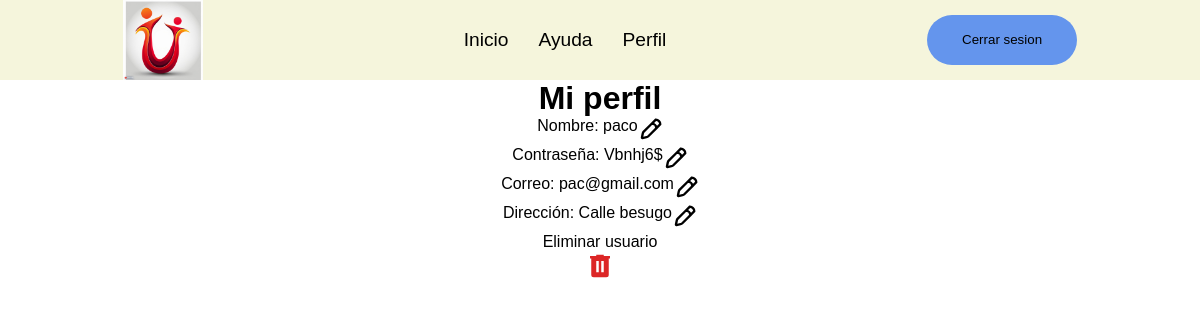
The page /perfil.php?id_user=8 on the database its author committed.
### tables this page shows
CREATE TABLE `usuarios` (
  `id` int(11) NOT NULL,
  `nombre` varchar(30) NOT NULL,
  `contrasena` varchar(20) NOT NULL,
  `correo` varchar(40) NOT NULL,
  `dirección` varchar(50) NOT NULL
);

### BD/Datos.php (called while the page is built, shortened)
<?php
class Datos
{
    private $dbhost = 'localhost';
    private $dbuser = 'Rafa';
    private $dbpasswd = "1234";
    private $dbname = "app";
    private $conexion;
    public function __construct()
    {
        $this->conexion = new mysqli($this->dbhost, $this->dbuser, $this->dbpasswd, $this->dbname);
        $this->conexion->select_db($this->dbname);
        $this->conexion->query("SET NAMES 'utf8'");
    }
    public function cogerNombre($id)
    {
        $query = mysqli_query($this->conexion, "SELECT * FROM usuarios where id = '$id'");
        $num = mysqli_num_rows($query);
        if ($num == 1) {
            $row = mysqli_fetch_assoc($query);
            $nombre = $row['nombre'];
            return $nombre;
        } else {
            return "No se encontró nada";
        }
    }
    public function cogerContrasena($id)
    {
        $query = mysqli_query($this->conexion, "SELECT * FROM usuarios where id = '$id'");
        $num = mysqli_num_rows($query);
        if ($num == 1) {
            $row = mysqli_fetch_assoc($query);
            $contrasena = $row['contrasena'];
            return $contrasena;
        } else {
            return "No se encontró nada";
        }
    }
    public function cogerCorreo($id)
    {
        $query = mysqli_query($this->conexion, "SELECT * FROM usuarios where id = '$id'");
        $num = mysqli_num_rows($query);
        if ($num == 1) {
            $row = mysqli_fetch_assoc($query);
            $correo = $row['correo'];
            return $correo;
        } else {
            return "No se encontró nada";
        }
    }
    public function cogerDirección($id)
    {
        $query = mysqli_query($this->conexion, "SELECT * FROM usuarios where id = '$id'");
        $num = mysqli_num_rows($query);
        if ($num == 1) {
            $row = mysqli_fetch_assoc($query);
            $dirección = $row['dirección'];
            return $dirección;
        } else {
            return "No se encontró nada";
        }
    }
}

### perfil.php (the view, shortened to what this page needs)
<?php
$usuario = $_GET['id_user'];
require_once "BD/Datos.php";
$datosUsuario = new Datos();
$nombrePerfil = $datosUsuario->cogerNombre($usuario);
$contrasenaPerfil = $datosUsuario->cogerContrasena($usuario);
$correoPerfil = $datosUsuario->cogerCorreo($usuario);
$direcciónPerfil = $datosUsuario->cogerDirección($usuario);
?>
<!DOCTYPE html>
<html lang="en">
<head>
    <link rel="stylesheet" href="css/perfil.css?v=<?php echo time(); ?>">
    <link rel="stylesheet" href="css/nav.css?v=<?php echo time(); ?>">
</head>
<body>
<div class="page">
<?php include "includes/nav.php" ?>
<h1>Mi perfil</h1>
<div class="datos">
<div class="nombre">
<p>Nombre: <?php echo $nombrePerfil ?></p>
<a href="cambioDatosPerfil/cambiarNombre.php?id_user=<?php echo $usuario;?>"><img src="img/iconoLapiz.svg" alt="Cambiar nombre"></img></a>
</div>
<div class="contrasena">
<p>Contraseña: <?php echo $contrasenaPerfil ?></p>
<a href="cambioDatosPerfil/cambiarContrasena.php?id_user=<?php echo $usuario;?>"><img src="img/iconoLapiz.svg" alt="Cambiar contraseña"></img></a>
</div>
<div class="correo">
<p>Correo: <?php echo $correoPerfil ?></p>
<a href="cambioDatosPerfil/cambiarCorreo.php?id_user=<?php echo $usuario;?>"><img src="img/iconoLapiz.svg" alt="Cambiar correo"></img></a>
</div>
<div class="direccion">
<p>Dirección: <?php echo $direcciónPerfil ?></p>
<a href="cambioDatosPerfil/cambiarDireccion.php?id_user=<?php echo $usuario;?>"><img src="img/iconoLapiz.svg" alt="Cambiar dirección"></img></a>
</div>
<div class="borrar">
    <p>Eliminar usuario</p>
    <a href="cambioDatosPerfil/eliminarUsuario.php?id_user=<?php echo $usuario;?>"><img src="img/iconoPapelera.svg" alt="Eliminar usuario"></a>
</div>
</div>
</div>
</body>
</html>

### css/perfil.css (style rules this page uses)
.page { display: flex; flex-direction: column; flex-wrap: wrap; text-align: center; font-family: Arial; }
.datos { display: flex; flex-direction: column; text-align: center; align-items: center; }
.nombre { display: flex; flex-direction: row; }
.contrasena { display: flex; flex-direction: row; }
.correo { display: flex; flex-direction: row; }
.direccion { display: flex; flex-direction: row; }

### css/nav.css (style rules this page uses)
* { padding: 0; margin: 0; }
body { font-family: Arial, Helvetica, sans-serif; }

### rows shown on the page
usuarios: nombre "paco", contrasena "Vbnhj6$", correo "pac@gmail.com", dirección "Calle besugo"
